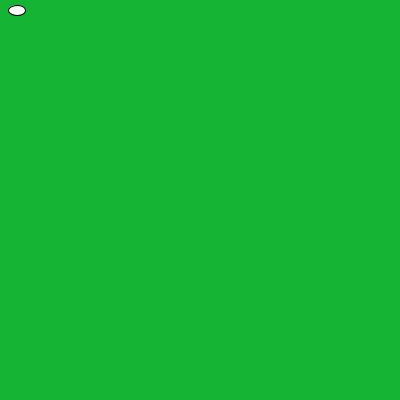
Frame 1 (no input)
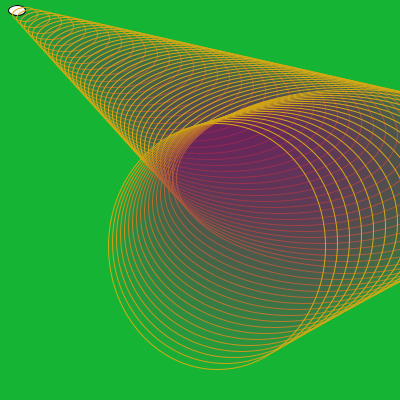
Frame 60 (the mouse pressed at the canvas centre just before this capture)
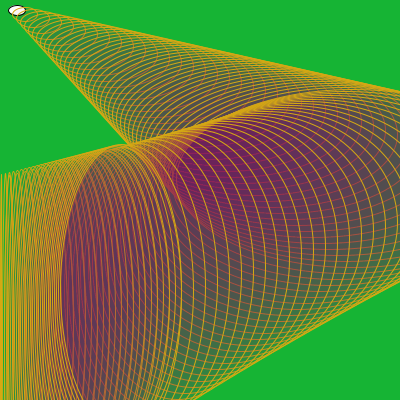
Frame 120 (the mouse held since frame 60 and released just before this capture)

The Processing sketch that drew these frames (run headless with seeded random() and noise(); from frame 60 on, the mouse is pressed at the canvas centre):

// Processing sketch: processing_14405
// ── processing_14405.pde



float ta=9;
int tspeed=8;
float ba=6;
int bspeed=4;


void setup(){
  size(400,400);
  background(22,180,52);
}

void draw(){
  smooth();
  
ba=ba+bspeed;
ta=ta+tspeed;

ellipse(ta,ba,ta,ba);
fill(127,0,99,10);
stroke(213, 169, 19);

  
  if(ba<0){


bspeed=7;}
if (ta<0){
    tspeed=4;
  }
    

if (ba>350){
bspeed=-2;}
if (ta>350){
   
    tspeed=-8;
 
    
  }
  }
